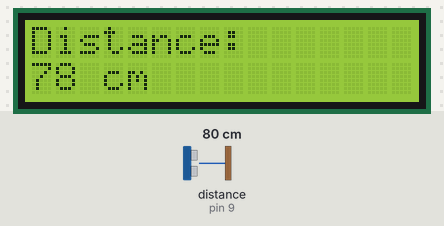
Simulated run of this sketch. Board: Arduino Uno, built with avr-gcc and run on an emulated ATmega328P. Parts: 16×2 character LCD. Wiring (inferred from the names in the program): ultrasonic range finder: trigger pin 10; echo pin 9. The inputs (shaded band) are chosen by the test bench; at power-on: distance to the obstacle (sensor on pin 9) 80 cm. The echo pulse lasts 58.3 µs per cm; what the sketch prints to the serial monitor is not drawn.

Above: at 1.2 s.
1.3 s: distance to the obstacle (sensor on pin 9) set to 2 cm
At 2.8 s:
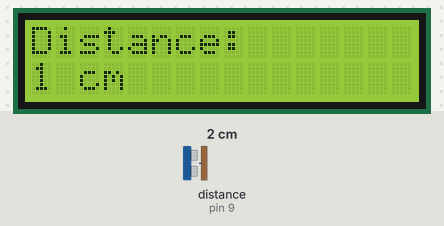
5.4 s: distance to the obstacle (sensor on pin 9) set to 4 cm
At 6.7 s:
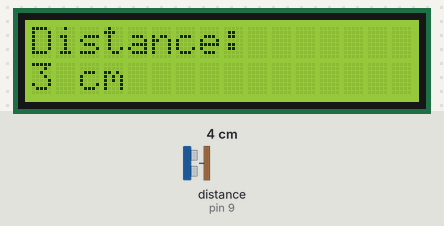
8.6 s: distance to the obstacle (sensor on pin 9) set to 9 cm
At 9.6 s:
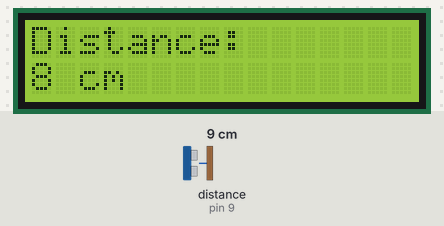
Timing chart, 0 to 11.6 s (numbered marks = the images above; inputs shaded):
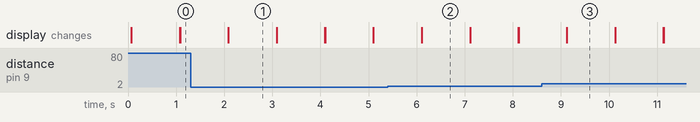

Measured:
- after the input at 1.3 s, the display: first differs from a run without the input after 0.79 s (image 1)
- after the input at 5.4 s, the display: first differs from a run without the input after 0.71 s (image 2)
- after the input at 8.6 s, the display: first differs from a run without the input after 0.52 s (image 3)
- what the display in image 1 shows lasts 1.0 s, from 2.1 s to 3.1 s

The sketch:

ultrasonic.lcd.ino
```cpp
#include <LiquidCrystal.h>

// Define pin connections for ultrasonic sensor
const int trigPin = 10;  // Trigger pin of Ultrasonic Sensor
const int echoPin = 9;  // Echo pin of Ultrasonic Sensor

// Define LCD module connections
const int rs = 2, en = 3, d4 = 4, d5 = 5, d6 = 6, d7 = 7;
LiquidCrystal lcd(rs, en, d4, d5, d6, d7);

void setup() {
  // Initialize LCD
  lcd.begin(16, 2);

  // Initialize serial communication
  Serial.begin(9600);

  // Define ultrasonic sensor pin modes
  pinMode(trigPin, OUTPUT);
  pinMode(echoPin, INPUT);
}

void loop() {
  long duration, distance_cm;

  // Clear the LCD
  lcd.clear();

  // Trigger ultrasonic sensor to send out a pulse
  digitalWrite(trigPin, LOW);
  delayMicroseconds(2);
  digitalWrite(trigPin, HIGH);
  delayMicroseconds(10);
  digitalWrite(trigPin, LOW);

  // Measure the duration of the echo pulse
  duration = pulseIn(echoPin, HIGH);

  // Calculate the distance in centimeters
  distance_cm = duration * 0.034 / 2;

  // Print the distance on the LCD
  lcd.setCursor(0, 0);
  lcd.print("Distance:");
  lcd.setCursor(0, 1);
  lcd.print(distance_cm);
  lcd.print(" cm");

  // Print the distance to Serial Monitor
  Serial.print("Distance: ");
  Serial.print(distance_cm);
  Serial.println(" cm");

  // Delay before next measurement
  delay(1000);
}
```
